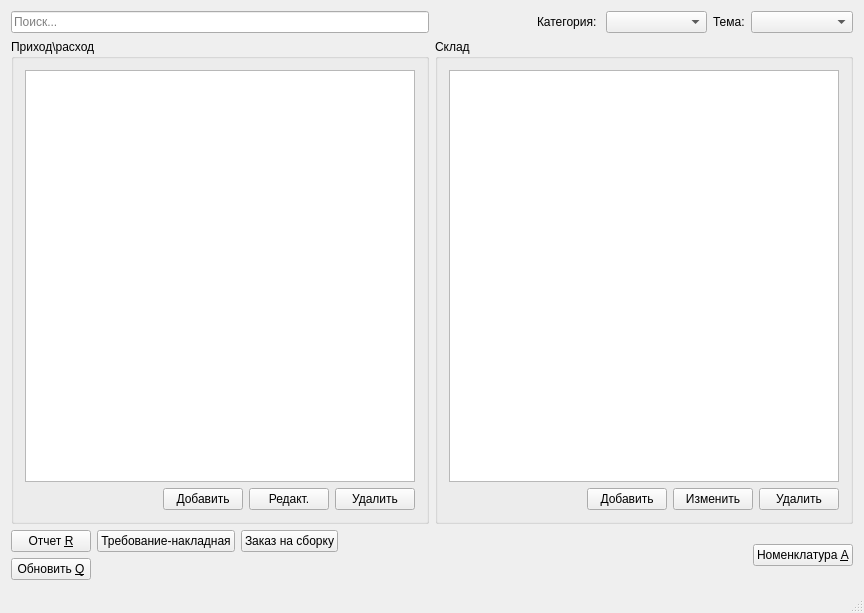
<?xml version="1.0" encoding="UTF-8"?>
<ui version="4.0">
 <class>MainWindow</class>
 <widget class="QMainWindow" name="MainWindow">
  <property name="geometry">
   <rect>
    <x>0</x>
    <y>0</y>
    <width>864</width>
    <height>613</height>
   </rect>
  </property>
  <property name="windowTitle">
   <string>Склад</string>
  </property>
  <widget class="QWidget" name="centralWidget">
   <layout class="QVBoxLayout" name="verticalLayout_4">
    <item>
     <layout class="QGridLayout" name="gridLayout">
      <item row="0" column="1">
       <layout class="QHBoxLayout" name="horizontalLayout_2">
        <item>
         <spacer name="horizontalSpacer">
          <property name="orientation">
           <enum>Qt::Horizontal</enum>
          </property>
          <property name="sizeHint" stdset="0">
           <size>
            <width>40</width>
            <height>20</height>
           </size>
          </property>
         </spacer>
        </item>
        <item>
         <widget class="QLabel" name="lblCategory">
          <property name="text">
           <string>Категория: </string>
          </property>
         </widget>
        </item>
        <item>
         <widget class="QComboBox" name="comboCategory">
          <property name="sizePolicy">
           <sizepolicy hsizetype="Expanding" vsizetype="Fixed">
            <horstretch>0</horstretch>
            <verstretch>0</verstretch>
           </sizepolicy>
          </property>
          <property name="minimumSize">
           <size>
            <width>100</width>
            <height>0</height>
           </size>
          </property>
         </widget>
        </item>
        <item>
         <widget class="QLabel" name="lblProject">
          <property name="text">
           <string>Тема:</string>
          </property>
         </widget>
        </item>
        <item>
         <widget class="QComboBox" name="comboProject">
          <property name="sizePolicy">
           <sizepolicy hsizetype="Expanding" vsizetype="Fixed">
            <horstretch>0</horstretch>
            <verstretch>0</verstretch>
           </sizepolicy>
          </property>
          <property name="minimumSize">
           <size>
            <width>100</width>
            <height>0</height>
           </size>
          </property>
         </widget>
        </item>
       </layout>
      </item>
      <item row="1" column="0">
       <widget class="QGroupBox" name="groupBox_2">
        <property name="title">
         <string>Приход\расход</string>
        </property>
        <layout class="QVBoxLayout" name="verticalLayout">
         <item>
          <widget class="QTableView" name="tableTransact"/>
         </item>
         <item>
          <layout class="QHBoxLayout" name="horizontalLayout_6">
           <item>
            <spacer name="horizontalSpacer_3">
             <property name="orientation">
              <enum>Qt::Horizontal</enum>
             </property>
             <property name="sizeHint" stdset="0">
              <size>
               <width>40</width>
               <height>20</height>
              </size>
             </property>
            </spacer>
           </item>
           <item>
            <widget class="QPushButton" name="btnAddTransact">
             <property name="text">
              <string>Добавить</string>
             </property>
            </widget>
           </item>
           <item>
            <widget class="QPushButton" name="btnEditTransact">
             <property name="text">
              <string>Редакт.</string>
             </property>
            </widget>
           </item>
           <item>
            <widget class="QPushButton" name="btnDelTransact">
             <property name="text">
              <string>Удалить</string>
             </property>
            </widget>
           </item>
          </layout>
         </item>
        </layout>
       </widget>
      </item>
      <item row="1" column="1">
       <widget class="QGroupBox" name="groupBox">
        <property name="title">
         <string>Склад</string>
        </property>
        <layout class="QVBoxLayout" name="verticalLayout_2">
         <item>
          <widget class="QTreeView" name="treeStock"/>
         </item>
         <item>
          <layout class="QHBoxLayout" name="horizontalLayout">
           <item>
            <spacer name="horizontalSpacer_4">
             <property name="orientation">
              <enum>Qt::Horizontal</enum>
             </property>
             <property name="sizeHint" stdset="0">
              <size>
               <width>40</width>
               <height>20</height>
              </size>
             </property>
            </spacer>
           </item>
           <item>
            <widget class="QPushButton" name="btnAddStock">
             <property name="text">
              <string>Добавить</string>
             </property>
            </widget>
           </item>
           <item>
            <widget class="QPushButton" name="btnEditStock">
             <property name="text">
              <string>Изменить</string>
             </property>
            </widget>
           </item>
           <item>
            <widget class="QPushButton" name="btnDelStock">
             <property name="text">
              <string>Удалить</string>
             </property>
            </widget>
           </item>
          </layout>
         </item>
        </layout>
       </widget>
      </item>
      <item row="0" column="0">
       <widget class="QLineEdit" name="editSearch">
        <property name="placeholderText">
         <string>Поиск...</string>
        </property>
       </widget>
      </item>
     </layout>
    </item>
    <item>
     <layout class="QHBoxLayout" name="horizontalLayout_3">
      <item>
       <layout class="QVBoxLayout" name="verticalLayout_3">
        <item>
         <layout class="QHBoxLayout" name="horizontalLayout_4">
          <property name="sizeConstraint">
           <enum>QLayout::SetMinimumSize</enum>
          </property>
          <item>
           <widget class="QPushButton" name="btnReport">
            <property name="text">
             <string>Отчет &amp;R</string>
            </property>
           </widget>
          </item>
          <item>
           <widget class="QPushButton" name="pushButton_4">
            <property name="text">
             <string>Требование-накладная</string>
            </property>
           </widget>
          </item>
          <item>
           <widget class="QPushButton" name="pushButton_6">
            <property name="text">
             <string>Заказ на сборку</string>
            </property>
           </widget>
          </item>
          <item>
           <spacer name="horizontalSpacer_2">
            <property name="orientation">
             <enum>Qt::Horizontal</enum>
            </property>
            <property name="sizeHint" stdset="0">
             <size>
              <width>40</width>
              <height>20</height>
             </size>
            </property>
           </spacer>
          </item>
         </layout>
        </item>
        <item>
         <layout class="QHBoxLayout" name="horizontalLayout_5">
          <item>
           <widget class="QPushButton" name="btnReloadData">
            <property name="text">
             <string>Обновить &amp;Q</string>
            </property>
           </widget>
          </item>
          <item>
           <spacer name="horizontalSpacer_5">
            <property name="orientation">
             <enum>Qt::Horizontal</enum>
            </property>
            <property name="sizeHint" stdset="0">
             <size>
              <width>40</width>
              <height>20</height>
             </size>
            </property>
           </spacer>
          </item>
         </layout>
        </item>
       </layout>
      </item>
      <item>
       <widget class="QPushButton" name="btnInventoryEditor">
        <property name="text">
         <string>Номенклатура &amp;A</string>
        </property>
       </widget>
      </item>
     </layout>
    </item>
   </layout>
  </widget>
  <widget class="QStatusBar" name="statusBar"/>
 </widget>
 <layoutdefault spacing="6" margin="11"/>
 <resources/>
 <connections/>
</ui>
